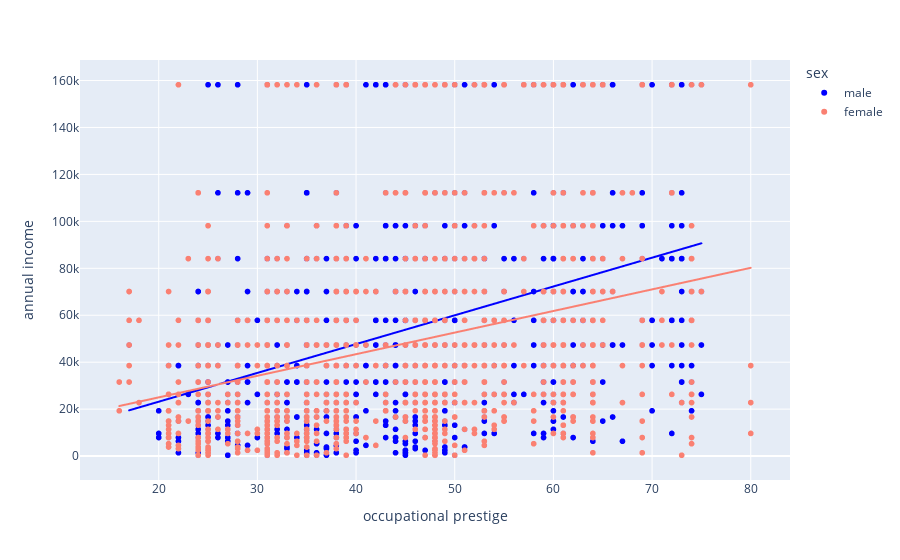

Notebook cell for this chart:
### Markdown cell above
## Problem 4
Create an interactive scatterplot with `job_prestige` on the x-axis and `income` on the y-axis. Color code the points by `sex` and make sure that the figure includes a legend for these colors. Also include two best-fit lines, one for men and one for women. Finally, include hover data that shows us the values of `education` and `socioeconomic_index` for any point the mouse hovers over. Write presentable labels for the x and y-axes, but don't bother with a title because we will be using a subtitle on the dashboard for this graphic. [3 points]

### Code cell
salmon = '#FA8072'
scatter_plot = px.scatter(
    gss_clean,
    x = 'job_prestige',
    y = 'income',
    color = 'sex',
    color_discrete_map = {'male': 'blue', 'female': salmon},
    trendline = 'ols',
    labels = {
        'job_prestige':'occupational prestige', 
        'income':'annual income'
    },
    hover_data = ['education', 'socioeconomic_index']
)
scatter_plot

### Figure 1 — Plotly figure (JSON) as saved in the notebook; plotly's stock layout.template omitted (floating-point values rounded to 4 significant figures; data arrays with more than 128 entries replaced by an {"elided": "..."} marker saying what was removed)
{"data": [{"customdata": {"elided": "1052x2 float values"}, "hovertemplate": "sex=male<br>occupational prestige=%{x}<br>annual income=%{y}<br>education=%{customdata[0]}<br>socioeconomic_index=%{customdata[1]}<extra></extra>", "legendgroup": "male", "marker": {"color": "blue", "symbol": "circle"}, "mode": "markers", "name": "male", "showlegend": true, "type": "scattergl", "x": {"elided": "1052 int values"}, "xaxis": "x", "y": {"elided": "1052 float values"}, "yaxis": "y"}, {"hovertemplate": "<b>OLS trendline</b><br>income = 1227.2 * job_prestige + -1382.87<br>R<sup>2</sup>=0.148539<br><br>sex=male<br>occupational prestige=%{x}<br>annual income=%{y} <b>(trend)</b><extra></extra>", "legendgroup": "male", "marker": {"color": "blue", "symbol": "circle"}, "mode": "lines", "name": "male", "showlegend": false, "type": "scattergl", "x": {"elided": "954 int values"}, "xaxis": "x", "y": {"elided": "954 float values"}, "yaxis": "y"}, {"customdata": {"elided": "1296x2 float values"}, "hovertemplate": "sex=female<br>occupational prestige=%{x}<br>annual income=%{y}<br>education=%{customdata[0]}<br>socioeconomic_index=%{customdata[1]}<extra></extra>", "legendgroup": "female", "marker": {"color": "#FA8072", "symbol": "circle"}, "mode": "markers", "name": "female", "showlegend": true, "type": "scattergl", "x": {"elided": "1296 int values"}, "xaxis": "x", "y": {"elided": "1296 float values"}, "yaxis": "y"}, {"hovertemplate": "<b>OLS trendline</b><br>income = 920.149 * job_prestige + 6600.68<br>R<sup>2</sup>=0.092783<br><br>sex=female<br>occupational prestige=%{x}<br>annual income=%{y} <b>(trend)</b><extra></extra>", "legendgroup": "female", "marker": {"color": "#FA8072", "symbol": "circle"}, "mode": "lines", "name": "female", "showlegend": false, "type": "scattergl", "x": {"elided": "1121 int values"}, "xaxis": "x", "y": {"elided": "1121 float values"}, "yaxis": "y"}], "layout": {"legend": {"title": {"text": "sex"}, "tracegroupgap": 0}, "margin": {"t": 60}, "xaxis": {"anchor": "y", "domain": [0, 1], "title": {"text": "occupational prestige"}}, "yaxis": {"anchor": "x", "domain": [0, 1], "title": {"text": "annual income"}}}}
